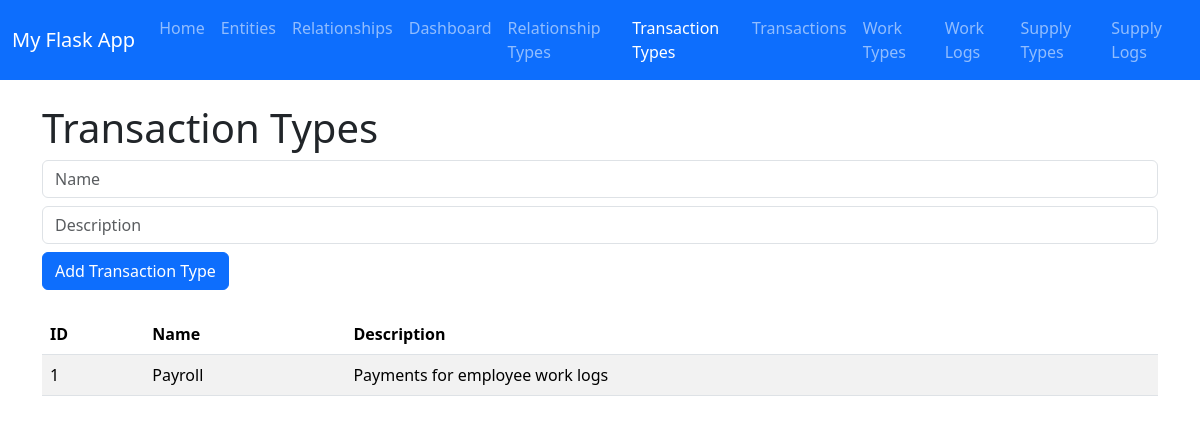
The page /transaction_types on the database as committed earlier.
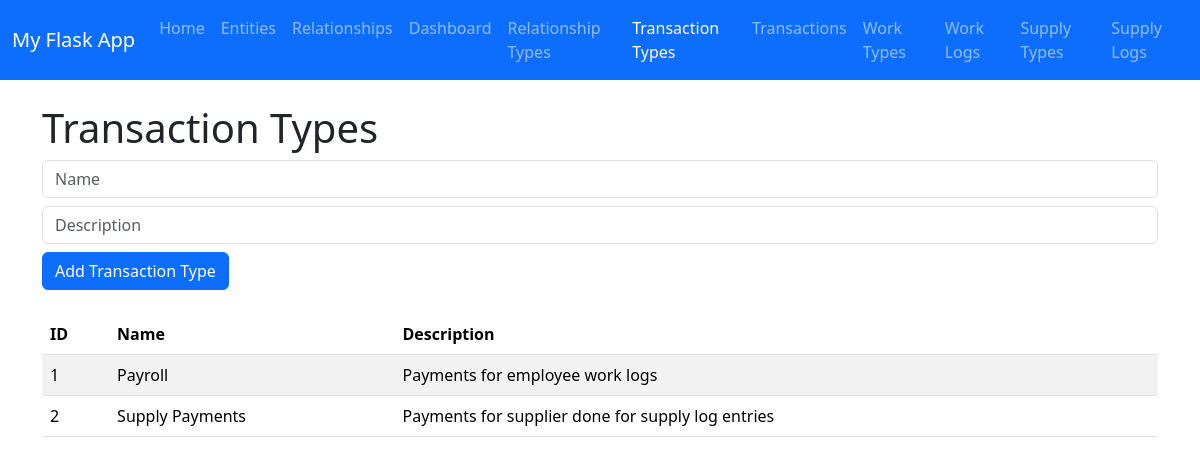
The same page on the database as committed later.
### app.py (models this page shows, shortened)
class TransactionType(db.Model):
    __tablename__ = "transaction_type"
    id = db.Column(db.Integer, primary_key=True)  # Unique ID
    name = db.Column(db.String(100), nullable=False, unique=True)
    description = db.Column(db.String(250), nullable=True)

### app.py (the view)
@app.route("/transaction_types")
def transaction_types():
    all_types = TransactionType.query.all()
    return render_template(
        "transaction_types.html",
        title="Transaction Types",
        types=all_types
    )

### templates/transaction_types.html
{% extends "base.html" %}
{% block content %}
<h1>Transaction Types</h1>
<form method="POST" action="{{ url_for('add_transaction_type') }}" class="mb-4">
    <div class="mb-2">
        <input type="text" name="name" placeholder="Name" class="form-control" required>
    </div>
    <div class="mb-2">
        <input type="text" name="description" placeholder="Description" class="form-control">
    </div>
    <button type="submit" class="btn btn-primary">Add Transaction Type</button>
</form>
<table class="table table-striped">
    <thead>
        <tr>
            <th>ID</th>
            <th>Name</th>
            <th>Description</th>
        </tr>
    </thead>
    <tbody>
        {% for t in types %}
        <tr>
            <td>{{ t.id }}</td>
            <td>{{ t.name }}</td>
            <td>{{ t.description }}</td>
        </tr>
        {% endfor %}
    </tbody>
</table>
{% endblock %}

Rows that differ between the two databases and show on the page:
added TransactionType: id "2", name "Supply Payments", description "Payments for supplier done for supply log entries"
